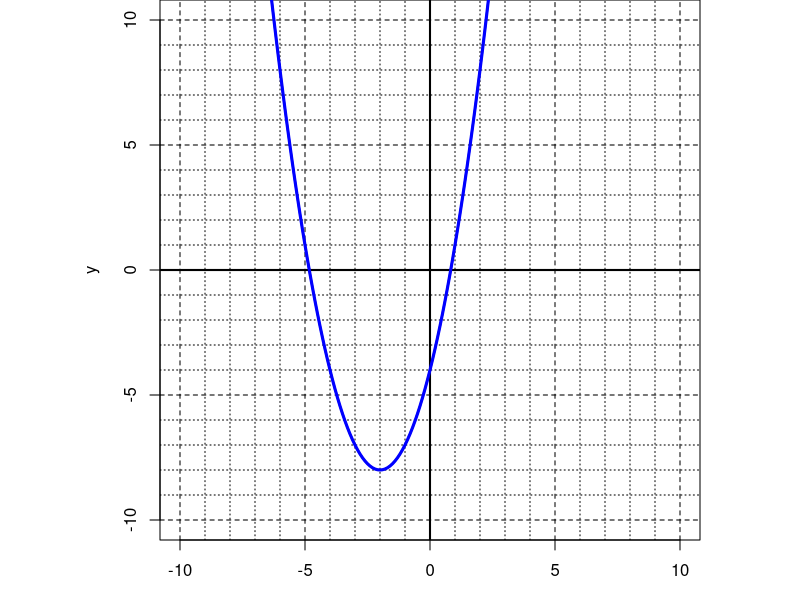
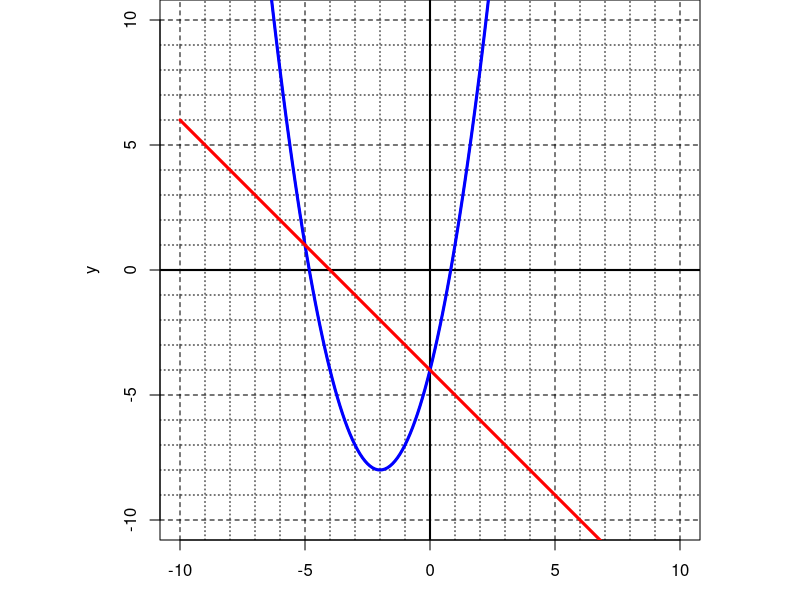

Reproduce these figures in R, in order.
## ---- chunk 1
while(T){
  xsol = sample(-7:7,3)
  a = sample(c(-1,1),1)
  r = xsol[1]
  s = xsol[2]
  xint = sample(-4:4,1)
  yint = xint*sample(c(-1,1),1)
  rand = sample(c(-1,1),1)
  linex = paste0(rand*sign(xint),"x+",rand*sign(yint),"y=",rand*abs(xint))
  linex = gsub("1x","x",linex)
  linex = gsub("1y","y",linex)
  linex = gsub("+-","-",linex,fixed=T)
  m = round(-yint/xint)
  b = yint
  xv = (r+s+m)/2
  yv1 = a*(xv-r)*(xv-s)+xv*m+b
  yi1 = r*m+b
  yi2 = s*m+b
  x1 = r
  y1 = r*m+b
  y2 = s
  x2 = s*m+b
  x3 = (r+s+m)/2
  y3 = a*(x3-r)*(x3-s)+x3*m+b
  x4 = xsol[3]
  y4 = x4*m+b
  p1 = paste0("(",x1,", ",y1,")",collapse="")
  p2 = paste0("(",x2,", ",y2,")",collapse="")
  p3 = paste0("(",x3,", ",y3,")",collapse="")
  p4 = paste0("(",x4,", ",y4,")",collapse="")
  pbad = paste0("(",y2,", ",x2,")",collapse="")
  ps = sample(c(p1,p2,p3,p4))
  sol = paste0(1*(ps==p1),collapse="")
  if(!is.nan(yv1) && y2!=x2 && x3!=x1 && abs(yv1)<8 && abs(yi1)<8 && abs(yi2)<8 && sign(a)==sign(-yv1) && y3!=0 && y1!=0 && x3%%1==0 && abs(diff(c(x4,x3)))<5 && abs(diff(c(x4,x3)))>0 && length(unique(ps))==4 && sum(ps==pbad)==0){break}
}

## ---- chunk 2
par(mar=c(3,3,0,0),pty="s")
x = seq(-10,10,0.1)
plot(x,a*(x-xsol[1])*(x-xsol[2])+m*x+b,xlim=c(-10,10),ylim=c(-10,10),type="l",lwd=2,col="blue",xlab="x",ylab="y")
for(i in 1:10){
  if(i%%5==0){
    abline(h=i,lty=2)
    abline(h=-i,lty=2)
    abline(v=i,lty=2)
    abline(v=-i,lty=2)
  } else {
    abline(h=i,lty=3)
    abline(h=-i,lty=3)
    abline(v=i,lty=3)
    abline(v=-i,lty=3)
  }
  
}
abline(h=0,lwd=2)
abline(v=0,lwd=2)
lines(x,a*(x-xsol[1])*(x-xsol[2])+m*x+b,lwd=3,col="blue")
## ---- chunk 3
lex1 = gsub("x",paste0("(",xint,")",collapse=""),linex,fixed=T)
lex1 = gsub("y",paste0("(0)",collapse=""),lex1,fixed=T)
lex2 = gsub("y",paste0("(",yint,")",collapse=""),linex,fixed=T)
lex2 = gsub("x",paste0("(0)",collapse=""),lex2,fixed=T)
## ---- chunk 4
par(mar=c(3,3,0,0),pty="s")
x = seq(-10,10,0.1)
plot(x,a*(x-xsol[1])*(x-xsol[2])+m*x+b,xlim=c(-10,10),ylim=c(-10,10),type="l",lwd=2,col="blue",xlab="x",ylab="y")
for(i in 1:10){
  if(i%%5==0){
    abline(h=i,lty=2)
    abline(h=-i,lty=2)
    abline(v=i,lty=2)
    abline(v=-i,lty=2)
  } else {
    abline(h=i,lty=3)
    abline(h=-i,lty=3)
    abline(v=i,lty=3)
    abline(v=-i,lty=3)
  }
  
}
abline(h=0,lwd=2)
abline(v=0,lwd=2)
lines(x,a*(x-xsol[1])*(x-xsol[2])+m*x+b,lwd=3,col="blue")
lines(x,m*x+b,lwd=3,col="red")
